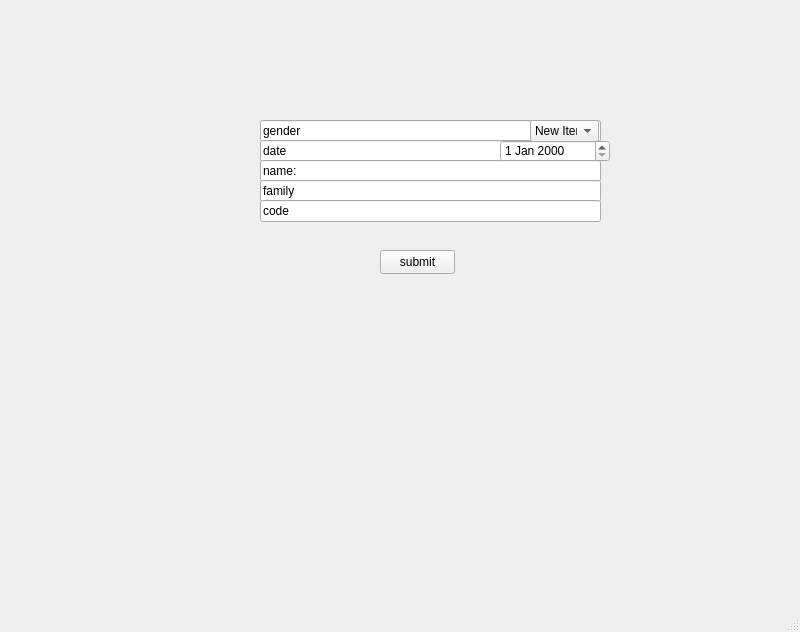
<?xml version="1.0" encoding="UTF-8"?>
<ui version="4.0">
 <class>MainWindow</class>
 <widget class="QMainWindow" name="MainWindow">
  <property name="geometry">
   <rect>
    <x>0</x>
    <y>0</y>
    <width>800</width>
    <height>632</height>
   </rect>
  </property>
  <property name="windowTitle">
   <string>MainWindow</string>
  </property>
  <widget class="QWidget" name="centralwidget">
   <widget class="QLineEdit" name="lineEdit">
    <property name="geometry">
     <rect>
      <x>260</x>
      <y>120</y>
      <width>341</width>
      <height>22</height>
     </rect>
    </property>
    <property name="text">
     <string>gender</string>
    </property>
   </widget>
   <widget class="QLineEdit" name="lineEdit_2">
    <property name="geometry">
     <rect>
      <x>260</x>
      <y>140</y>
      <width>341</width>
      <height>22</height>
     </rect>
    </property>
    <property name="text">
     <string>date</string>
    </property>
   </widget>
   <widget class="QLineEdit" name="lineEdit_3">
    <property name="geometry">
     <rect>
      <x>260</x>
      <y>160</y>
      <width>341</width>
      <height>22</height>
     </rect>
    </property>
    <property name="text">
     <string>name:</string>
    </property>
   </widget>
   <widget class="QLineEdit" name="lineEdit_4">
    <property name="geometry">
     <rect>
      <x>260</x>
      <y>180</y>
      <width>341</width>
      <height>22</height>
     </rect>
    </property>
    <property name="text">
     <string>family</string>
    </property>
   </widget>
   <widget class="QLineEdit" name="lineEdit_5">
    <property name="geometry">
     <rect>
      <x>260</x>
      <y>200</y>
      <width>341</width>
      <height>22</height>
     </rect>
    </property>
    <property name="text">
     <string>code</string>
    </property>
   </widget>
   <widget class="QComboBox" name="comboBox">
    <property name="geometry">
     <rect>
      <x>530</x>
      <y>120</y>
      <width>69</width>
      <height>22</height>
     </rect>
    </property>
    <item>
     <property name="text">
      <string>New Item</string>
     </property>
    </item>
    <item>
     <property name="text">
      <string>male</string>
     </property>
    </item>
    <item>
     <property name="text">
      <string>female</string>
     </property>
    </item>
   </widget>
   <widget class="QDateEdit" name="dateEdit">
    <property name="geometry">
     <rect>
      <x>500</x>
      <y>140</y>
      <width>110</width>
      <height>22</height>
     </rect>
    </property>
    <property name="dateTime">
     <datetime>
      <hour>12</hour>
      <minute>0</minute>
      <second>0</second>
      <year>2000</year>
      <month>1</month>
      <day>1</day>
     </datetime>
    </property>
   </widget>
   <widget class="QPushButton" name="pushButton">
    <property name="geometry">
     <rect>
      <x>380</x>
      <y>250</y>
      <width>75</width>
      <height>24</height>
     </rect>
    </property>
    <property name="text">
     <string>submit</string>
    </property>
   </widget>
  </widget>
  <widget class="QMenuBar" name="menubar">
   <property name="geometry">
    <rect>
     <x>0</x>
     <y>0</y>
     <width>800</width>
     <height>22</height>
    </rect>
   </property>
  </widget>
  <widget class="QStatusBar" name="statusbar"/>
 </widget>
 <resources/>
 <connections/>
</ui>
